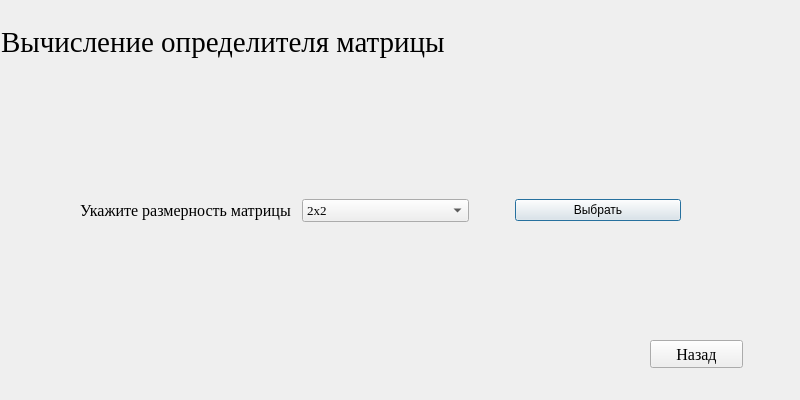
<?xml version="1.0" encoding="UTF-8"?>
<ui version="4.0">
 <class>matrix_det</class>
 <widget class="QDialog" name="matrix_det">
  <property name="geometry">
   <rect>
    <x>0</x>
    <y>0</y>
    <width>800</width>
    <height>400</height>
   </rect>
  </property>
  <property name="windowTitle">
   <string>Matrix det</string>
  </property>
  <widget class="QLabel" name="label">
   <property name="geometry">
    <rect>
     <x>1</x>
     <y>2</y>
     <width>800</width>
     <height>80</height>
    </rect>
   </property>
   <property name="font">
    <font>
     <family>Times New Roman</family>
     <pointsize>22</pointsize>
    </font>
   </property>
   <property name="styleSheet">
    <string notr="true">QLabel {
	qproperty-alignment: 'AlignVCenter | AlignCenter';
}</string>
   </property>
   <property name="text">
    <string>Вычисление определителя матрицы</string>
   </property>
  </widget>
  <widget class="QWidget" name="layoutWidget">
   <property name="geometry">
    <rect>
     <x>80</x>
     <y>180</y>
     <width>601</width>
     <height>61</height>
    </rect>
   </property>
   <layout class="QHBoxLayout" name="horizontalLayout">
    <item>
     <widget class="QLabel" name="label_2">
      <property name="font">
       <font>
        <family>Times New Roman</family>
        <pointsize>12</pointsize>
        <weight>50</weight>
        <bold>false</bold>
       </font>
      </property>
      <property name="text">
       <string>Укажите размерность матрицы</string>
      </property>
     </widget>
    </item>
    <item>
     <spacer name="horizontalSpacer">
      <property name="orientation">
       <enum>Qt::Horizontal</enum>
      </property>
      <property name="sizeType">
       <enum>QSizePolicy::Preferred</enum>
      </property>
      <property name="sizeHint" stdset="0">
       <size>
        <width>5</width>
        <height>10</height>
       </size>
      </property>
     </spacer>
    </item>
    <item>
     <widget class="QComboBox" name="comboBox_matrix_det">
      <property name="sizePolicy">
       <sizepolicy hsizetype="Preferred" vsizetype="Fixed">
        <horstretch>0</horstretch>
        <verstretch>0</verstretch>
       </sizepolicy>
      </property>
      <property name="font">
       <font>
        <family>Times New Roman</family>
        <pointsize>10</pointsize>
       </font>
      </property>
      <item>
       <property name="text">
        <string>2x2</string>
       </property>
      </item>
      <item>
       <property name="text">
        <string>3x3</string>
       </property>
      </item>
      <item>
       <property name="text">
        <string>4x4</string>
       </property>
      </item>
      <item>
       <property name="text">
        <string>5x5</string>
       </property>
      </item>
     </widget>
    </item>
    <item>
     <spacer name="horizontalSpacer_2">
      <property name="orientation">
       <enum>Qt::Horizontal</enum>
      </property>
      <property name="sizeType">
       <enum>QSizePolicy::Preferred</enum>
      </property>
      <property name="sizeHint" stdset="0">
       <size>
        <width>40</width>
        <height>20</height>
       </size>
      </property>
     </spacer>
    </item>
    <item>
     <widget class="QPushButton" name="pushButton">
      <property name="text">
       <string>Выбрать</string>
      </property>
     </widget>
    </item>
   </layout>
  </widget>
  <widget class="QPushButton" name="pushButton_2">
   <property name="geometry">
    <rect>
     <x>650</x>
     <y>340</y>
     <width>93</width>
     <height>28</height>
    </rect>
   </property>
   <property name="palette">
    <palette>
     <active>
      <colorrole role="WindowText">
       <brush brushstyle="SolidPattern">
        <color alpha="255">
         <red>0</red>
         <green>0</green>
         <blue>0</blue>
        </color>
       </brush>
      </colorrole>
      <colorrole role="Dark">
       <brush brushstyle="SolidPattern">
        <color alpha="255">
         <red>0</red>
         <green>0</green>
         <blue>0</blue>
        </color>
       </brush>
      </colorrole>
      <colorrole role="Text">
       <brush brushstyle="SolidPattern">
        <color alpha="255">
         <red>0</red>
         <green>0</green>
         <blue>0</blue>
        </color>
       </brush>
      </colorrole>
      <colorrole role="ButtonText">
       <brush brushstyle="SolidPattern">
        <color alpha="255">
         <red>0</red>
         <green>0</green>
         <blue>0</blue>
        </color>
       </brush>
      </colorrole>
      <colorrole role="Shadow">
       <brush brushstyle="SolidPattern">
        <color alpha="255">
         <red>0</red>
         <green>255</green>
         <blue>255</blue>
        </color>
       </brush>
      </colorrole>
     </active>
     <inactive>
      <colorrole role="WindowText">
       <brush brushstyle="SolidPattern">
        <color alpha="255">
         <red>0</red>
         <green>0</green>
         <blue>0</blue>
        </color>
       </brush>
      </colorrole>
      <colorrole role="Dark">
       <brush brushstyle="SolidPattern">
        <color alpha="255">
         <red>0</red>
         <green>0</green>
         <blue>0</blue>
        </color>
       </brush>
      </colorrole>
      <colorrole role="Text">
       <brush brushstyle="SolidPattern">
        <color alpha="255">
         <red>0</red>
         <green>0</green>
         <blue>0</blue>
        </color>
       </brush>
      </colorrole>
      <colorrole role="ButtonText">
       <brush brushstyle="SolidPattern">
        <color alpha="255">
         <red>0</red>
         <green>0</green>
         <blue>0</blue>
        </color>
       </brush>
      </colorrole>
      <colorrole role="Shadow">
       <brush brushstyle="SolidPattern">
        <color alpha="255">
         <red>0</red>
         <green>255</green>
         <blue>255</blue>
        </color>
       </brush>
      </colorrole>
     </inactive>
     <disabled>
      <colorrole role="WindowText">
       <brush brushstyle="SolidPattern">
        <color alpha="255">
         <red>0</red>
         <green>0</green>
         <blue>0</blue>
        </color>
       </brush>
      </colorrole>
      <colorrole role="Dark">
       <brush brushstyle="SolidPattern">
        <color alpha="255">
         <red>0</red>
         <green>0</green>
         <blue>0</blue>
        </color>
       </brush>
      </colorrole>
      <colorrole role="Text">
       <brush brushstyle="SolidPattern">
        <color alpha="255">
         <red>0</red>
         <green>0</green>
         <blue>0</blue>
        </color>
       </brush>
      </colorrole>
      <colorrole role="ButtonText">
       <brush brushstyle="SolidPattern">
        <color alpha="255">
         <red>0</red>
         <green>0</green>
         <blue>0</blue>
        </color>
       </brush>
      </colorrole>
      <colorrole role="Shadow">
       <brush brushstyle="SolidPattern">
        <color alpha="255">
         <red>0</red>
         <green>255</green>
         <blue>255</blue>
        </color>
       </brush>
      </colorrole>
     </disabled>
    </palette>
   </property>
   <property name="font">
    <font>
     <family>Times New Roman</family>
     <pointsize>12</pointsize>
    </font>
   </property>
   <property name="text">
    <string>Назад</string>
   </property>
  </widget>
 </widget>
 <resources/>
 <connections/>
</ui>
